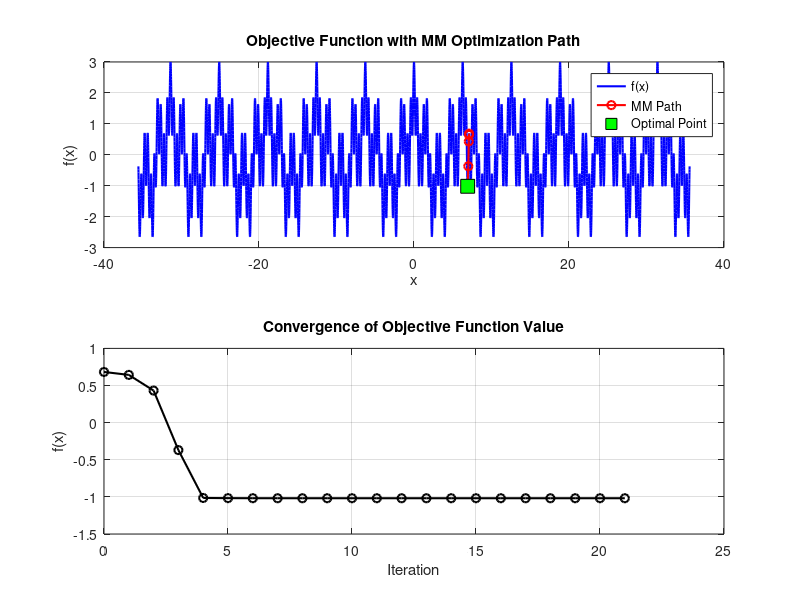

Write the MATLAB code that produced this figure.
clc; clear; close all;

% Objective and gradient
flg_obj = 4;
switch flg_obj
    case 1
        % First Objective
        f = @(x) sin(5*x) + 0.5 * x.^2;
        grad_f = @(x) 5*cos(5*x) + x;
        % MM parameter
        L = 26;              % Lipschitz constant estimate
    case 2
        % Second Objective
        f = @(x) sin(5*x);
        grad_f = @(x) 5*cos(5*x);
        % MM parameter
        L = 26;              % Lipschitz constant estimate
    case 3
        % Third Objective
        f = @(x) cos(x);
        grad_f = @(x) -sin(x);
        % MM parameter
        L = 26;              % Lipschitz constant estimate
    case 4
        % Third Objective
        f = @(x) cos(x) + cos(4*x) + cos(15*x);
        grad_f = @(x) -sin(x) - 4*sin(4*x) - 15*sin(15*x);
        % MM parameter
%         L = +242;              % Lipschitz constant estimate
        L = +150;              % erroneous Lipschitz constant estimate
end


x0 = 10*rand;            % Initial point (change to test different starts)
tol = 1e-6;
max_iter = 1000;

% Initialize
xk = x0;
x_vals = xk;
f_vals = f(xk);

% MM iterations
for iter = 1:max_iter
    grad_fk = grad_f(xk);
    x_next = xk - grad_fk / L;
    
    x_vals(end+1) = x_next;
    f_vals(end+1) = f(x_next);
    
    if abs(x_next - xk) < tol
        break;
    end
    xk = x_next;
end

%% Plot the Objective Function and Optimization Path
x_plot = linspace(-5*x0, 5*x0, 10000);
f_plot = f(x_plot);

figure;

% Plot Objective function
subplot(2,1,1);
plot(x_plot, f_plot, 'b-', 'LineWidth', 1.5); hold on;
plot(x_vals, f(x_vals), 'ro-', 'LineWidth', 1.5);
plot(x_vals(end), f(x_vals(end)), 'ks', 'MarkerSize',10,'MarkerFaceColor','g');
xlabel('x'); ylabel('f(x)');
title('Objective Function with MM Optimization Path');
legend('f(x)', 'MM Path', 'Optimal Point','Location','best');
grid on;

% Plot convergence of objective value
subplot(2,1,2);
plot(0:length(f_vals)-1, f_vals, 'ko-', 'LineWidth', 1.5);
xlabel('Iteration'); ylabel('f(x)');
title('Convergence of Objective Function Value');
grid on;

% Display optimal point
fprintf('Optimal x found: %.4f\n', x_vals(end));
fprintf('Optimal f(x): %.4f\n', f_vals(end));
